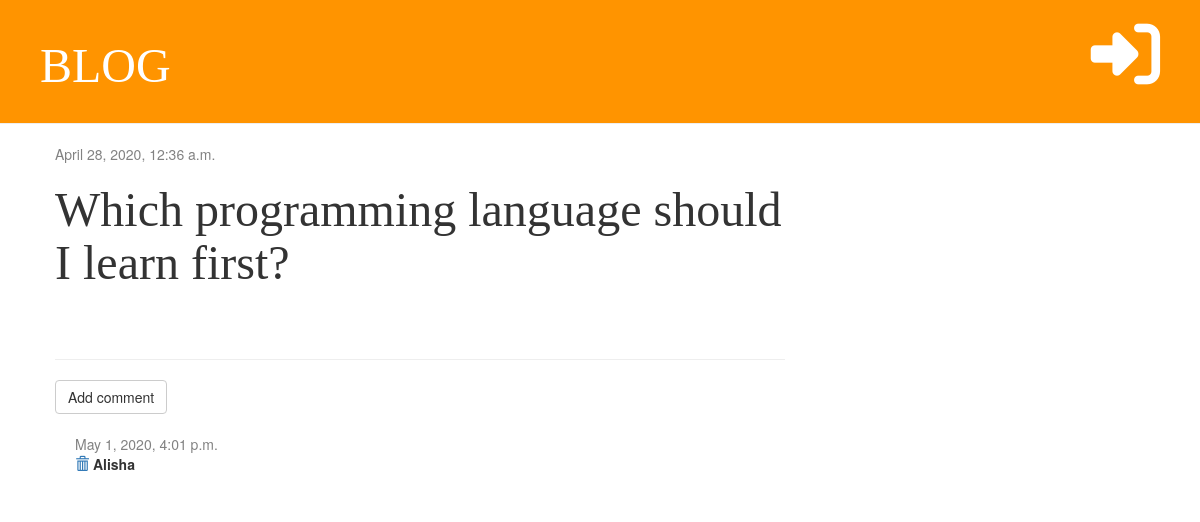
The app's page /post/1/ with its own data.
### blog/models.py (models this page shows, shortened)
class Post(models.Model):
    author = models.ForeignKey('auth.User', on_delete=models.CASCADE)
    title = models.CharField(max_length=200)
    text = models.TextField()
    created_date = models.DateTimeField(default=timezone.now)
    published_date = models.DateTimeField(blank=True, null=True)

class Comment(models.Model):
    post = models.ForeignKey('blog.Post', on_delete=models.CASCADE, related_name='comments')
    author = models.CharField(max_length=200)
    text = models.TextField()
    created_date = models.DateTimeField(default=timezone.now)
    approved_comment = models.BooleanField(default=False)

### blog/views.py (the view)
# urls.py: path('post/<int:pk>/', views.post_detail, name='post_detail'),
def post_detail(request, pk):
    post = get_object_or_404(Post, pk=pk)
    stuff_for_frontend = {'post': post}
    return render(request, 'blog/post_detail.html', stuff_for_frontend)

### blog/templatetags/markdownify.py (called while the page is built)
@register.filter
def markdown(value):
    renderer = HighlightRenderer()
    markdown = mistune.Markdown(renderer=renderer)
    return markdown(value)

### blog/Templates/blog/post_detail.html (shortened to what this page needs)
{% extends 'blog/base.html' %}
{% load markdownify %}
{% block content %}
    <div class="post">
            {% if post.published_date %}
                <div class="date">
                    {{ post.published_date }}
                </div>
            {% else %}
                <a href="{% url 'post_publish' pk=post.pk %}" class="btn btn-primary">Publish</a>
            {% endif %}
            <h1>{{ post.title }}</h1>
        </div>
      <hr>
<a class="btn btn-default" href="{% url 'add_comment_to_post' pk=post.pk %}">Add comment</a>
{% for comment in post.comments.all %}
    {% if user.is_authenticated or comment.approved_comment %}
    <div class="comment">
        <div class="date">
            {{ comment.created_date }}
        </div>
        <a href="{% url 'comment_remove' pk=comment.pk %}"><span class="glyphicon glyphicon-trash"></span></a>
        <strong>{{ comment.author }}</strong>
    </div>
    {% endif %}
{% empty %}
    <p>No comments here yet :(</p>
{% endfor %}
{% endblock %}

### blog/static/css/blog.css (style rules this page uses)
h1,h2,h3,h4 { font-family: 'Tangerine', 'Inconsolata', 'Droid Sans', serif; font-size:48px; }
.date { color: #828282; }
.post { margin-bottom:70px; }
.comment { margin: 20px 0px 20px 20px; }

### records on screen
Post: published_date "April 28, 2020, 12:36 a.m.", title "Which programming language should I learn first?"
Comment: created_date "May 1, 2020, 4:01 p.m.", author "Alisha"
